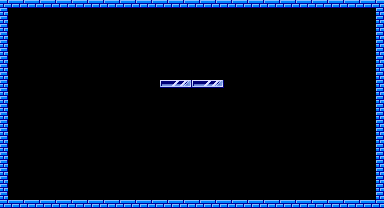

This is a level from a 2D game, rendered from its Tiled map with the project's own tilesets. A one-line summary and the map file follow, with tile-layer data summarised:
An orthogonal 48x26 tile map with 8x8 px tiles, 3 tile layers (Background, Interactive, Foreground).

<map version="1.10" tiledversion="1.10.2" orientation="orthogonal" renderorder="right-down" width="48" height="26" tilewidth="8" tileheight="8" infinite="0" nextlayerid="5" nextobjectid="1">
 <tileset firstgid="1" source="Pang.tsx" />
 <layer id="1" name="Background" width="48" height="26">
  <data>[1248 cells, 0 non-empty, 0 distinct tile ids]</data>
 </layer>
 <layer id="3" name="Interactive" width="48" height="26">
  <data>[1248 cells, 152 non-empty, 7 distinct tile ids]</data>
 </layer>
 <layer id="2" name="Foreground" width="48" height="26">
  <data>[1248 cells, 0 non-empty, 0 distinct tile ids]</data>
 </layer>
</map>
